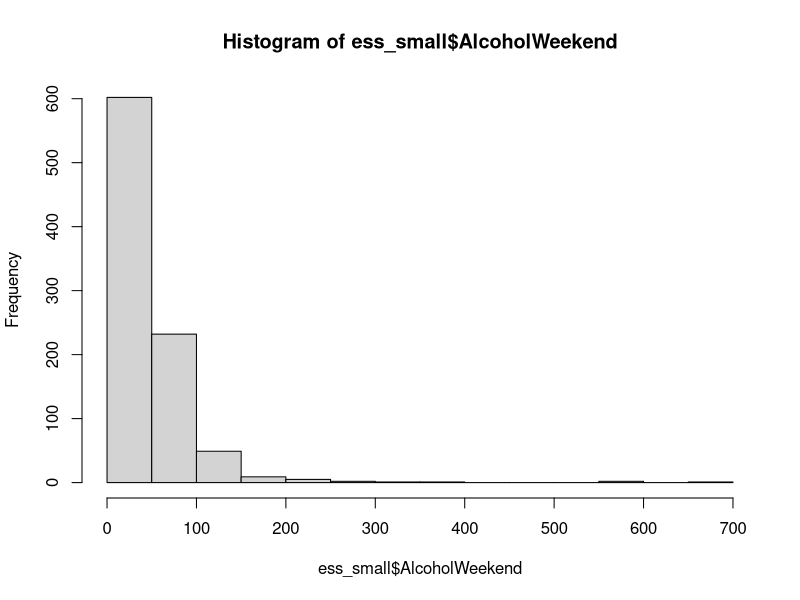
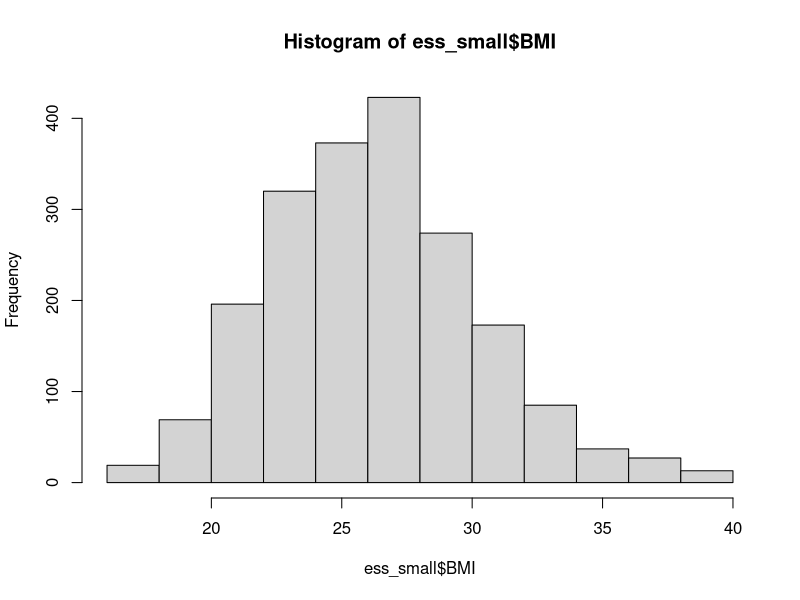
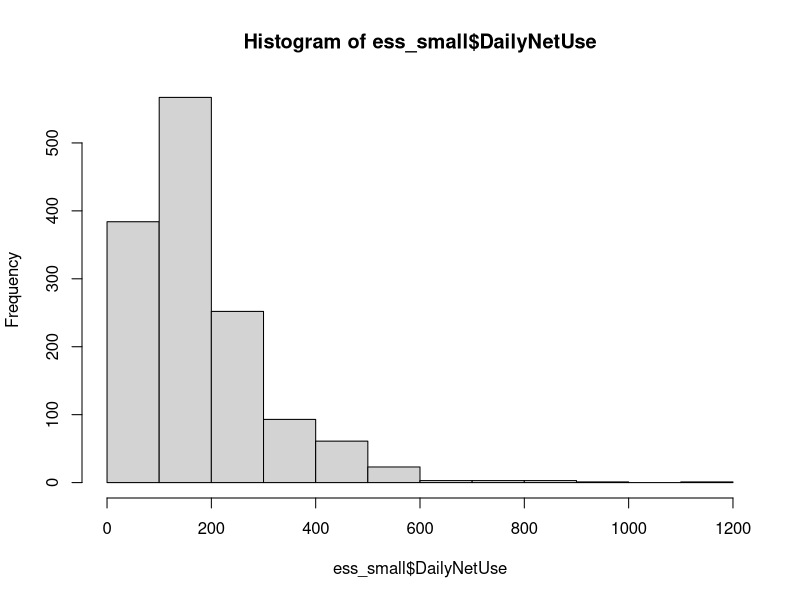
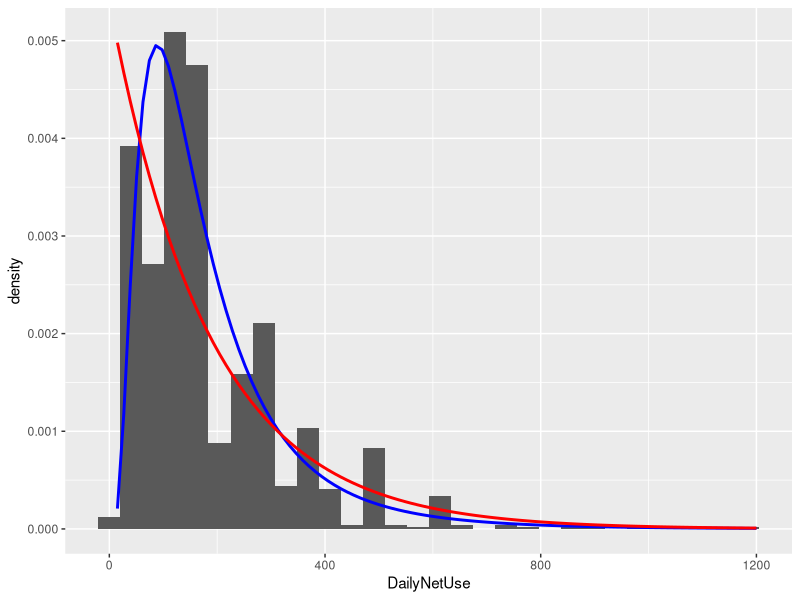

The R script that drew these images, in order:
## ---- chunk 1
knitr::opts_chunk$set(echo = TRUE)
## ---- chunk 2
ess <- readxl::read_excel("ess_hun_2024.xlsx")
str(ess)
## ---- chunk 3
ess_small <- ess[!is.na(ess$AlcoholWeekend),c("idno", "AlcoholWeekend")]
hist(ess_small$AlcoholWeekend)
## ---- chunk 4
# function definition
neg_log_likelihood_expon <- function(theta_expon){
  log_lik_observations <- log(dexp(x = ess_small$AlcoholWeekend,
                                   rate = theta_expon)) # log-probability of every observations occurring under the current parameters
  return(-sum(log_lik_observations))
}

# function test on some random parameter value
neg_log_likelihood_expon(0.001)
## ---- chunk 5
expon_ml <- optim(0.001, neg_log_likelihood_expon)
expon_ml$par # optimal parameter value
expon_ml$val # minimized negative log-likelihood of the sample
## ---- chunk 6
1/mean(ess_small$AlcoholWeekend)
1/sd(ess_small$AlcoholWeekend)
## ---- chunk 7
ess$BMI <- ess$Weight/(ess$Height/100)^2
ess_small <- ess[!is.na(ess$BMI),c("idno", "BMI")]
hist(ess_small$BMI)
## ---- chunk 8
# function definition
neg_log_likelihood_norm <- function(theta_norm){
  log_lik_observations <- log(dnorm(x = ess_small$BMI,
                                    mean = theta_norm[1],
                                    sd = theta_norm[2])) # log-probability of every observations occurring under the current parameters
  return(-sum(log_lik_observations))
}

# function test on some random parameter combination
neg_log_likelihood_norm(c(250, 250))
## ---- chunk 9
norm_ml <- optim(c(250, 250), neg_log_likelihood_norm)
norm_ml$par # optimal parameter values
norm_ml$val # minimized negative log-likelihood of the sample
## ---- chunk 10
sqrt(mean((ess_small$BMI - mean(ess_small$BMI ))^2))
## ---- chunk 11
sd(ess_small$BMI)
## ---- chunk 12
num_claims <- readxl::read_excel("insurance_examples.xlsx", sheet = "CarInsurance_NumberOfClaims_v2")
str(num_claims)
## ---- chunk 13
# function definition
neg_log_likelihood_nbinom <- function(theta_nbinom){
  log_lik_observations <- log(dnbinom(x = num_claims$NumClaims,
                                     size = theta_nbinom[1],
                                     prob = theta_nbinom[2])) # log-probability of every observations occurring under the current parameters
  return(-sum(log_lik_observations))
}

# function test on some random parameter combination
neg_log_likelihood_nbinom(c(8, 0.1))
## ---- chunk 14
nbinom_ml <- optim(c(8, 0.1), neg_log_likelihood_nbinom)
nbinom_ml$par # optimal parameter values
nbinom_ml$val # minimized negative log-likelihood of the sample
## ---- chunk 15
mean(is.na(ess$DailyNetUse))
ess_small <- ess[!is.na(ess$DailyNetUse),c("idno", "DailyNetUse")]
ess_small <- ess_small[ess_small$DailyNetUse > 0,]
hist(ess_small$DailyNetUse)
## ---- chunk 16
# function definition
neg_log_likelihood_lnorm <- function(theta_lnorm){
  log_lik_observations <- log(dlnorm(x = ess_small$DailyNetUse,
                                    meanlog = theta_lnorm[1],
                                    sdlog = theta_lnorm[2])) # log-probability of every observations occurring under the current parameters
  return(-sum(log_lik_observations))
}

# function test on some random parameter combination
neg_log_likelihood_lnorm(c(2, 2))
## ---- chunk 17
lnorm_ml <- optim(c(2,2), neg_log_likelihood_lnorm)
lnorm_ml$par # optimal parameter values
lnorm_ml$val # minimized negative log-likelihood of the sample
## ---- chunk 18
# function definition
neg_log_likelihood_expon <- function(theta_expon){
  log_lik_observations <- log(dexp(x = ess_small$DailyNetUse,
                                   rate = theta_expon))
  return(-sum(log_lik_observations))
}

# function test on some random parameter value
neg_log_likelihood_expon(0.001)
## ---- chunk 19
expon_ml <- optim(0.001, neg_log_likelihood_expon)
expon_ml$par # optimal parameter value
expon_ml$val # minimized negative log-likelihood of the sample
## ---- chunk 20
library(ggplot2)

ggplot(data = ess_small, mapping = aes(x=DailyNetUse)) + geom_histogram(aes(y = after_stat(density))) +
  stat_function(fun = dlnorm, 
                args = list(meanlog = lnorm_ml$par[1], sdlog = lnorm_ml$par[2]),
                col = 'blue',
                linewidth = 1) +
  stat_function(fun = dexp, 
                args = list(rate = expon_ml$par),
                col = 'red',
                linewidth = 1)
  
## ---- chunk 21
expon_ml$value > lnorm_ml$value
## ---- chunk 22
aic_exp <- 2*1 + 2*expon_ml$value # as the exponential distribution has p=1 parameter
aic_lnorm <- 2*2 + 2*lnorm_ml$value # as the lognormal distribution has p=2 parameters
## ---- chunk 23
bic_exp <- 1*log(nrow(ess_small)) + 2*expon_ml$value # as the exponential distribution has p=1 parameter
bic_lnorm  <- 2*log(nrow(ess_small)) + 2*lnorm_ml$value # as the normal distribution has p=2 parameters
## ---- chunk 24
aic_exp > aic_lnorm
bic_exp > bic_lnorm
## ---- chunk 25
aic_lnorm < bic_lnorm
aic_exp < bic_exp
